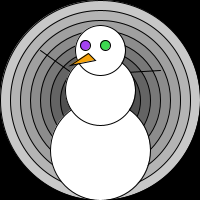
Frame 1 (no input)
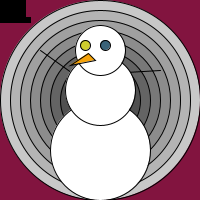
Frame 60 (the mouse pressed at the canvas centre just before this capture)
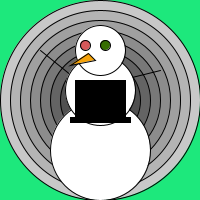
Frame 120 (the mouse held since frame 60 and released just before this capture)

The Processing sketch that drew these frames (run headless with seeded random() and noise(); from frame 60 on, the mouse is pressed at the canvas centre):

// Processing sketch: processing_26716
// ── processing_26716.pde

//Clarisse Djaja
//Lesson 2 Project

float r = 155;
float g = 153;
float b = 160;

float HandH = 75;
float HandW = 75;

float circleCentre = 100;

float eyeR;
float eyeB;
float eyeG;

//

void setup(){
size(200,200);
smooth();
}

void draw(){
background(eyeR,eyeG,eyeB);
for (float w = width; w > 0; w = w - 20) {
stroke(0);
fill(w);
ellipse(width/2,height/2,w,w);
}
ellipseMode(CENTER);
rectMode(CENTER);

///left hand
if (mousePressed) {HandH = 85; HandW = 85;}
else {HandH = 75; HandW = 75;}
if(mouseX>width/2 && mouseY<height/2 || mousePressed) {HandH = random(75,95); HandW = random(75,95);}
else {HandH = 75; HandH = 75;}

line(40,50,HandH,HandW);

///right hand
line(160,70,HandH,HandW);

///body
fill(255);
ellipse(circleCentre,150,100,100);

///body
fill(255);
ellipse(circleCentre,90,70,70);

///head
fill(255);
ellipse(circleCentre,50,50,50);
  
///left eye
eyeR = random (255);
eyeB = random (255);
eyeG = random (255);
fill(eyeR,eyeB,eyeG);
ellipse(85,45,10,10);
 
///right eye
eyeR = random (255);
eyeB = random (255);
eyeG = random (255);
fill(eyeR,eyeB,eyeG);
ellipse(105,45,10,10);
 
///nose;
fill(245,163,10);
triangle(95,60,70,65,88,53);

///hat
fill(0);
stroke(0);
rect(mouseX,mouseY+20,60,5);
 
///top hat
fill(0);
stroke(0);
rect(mouseX,mouseY,50,40);

}
